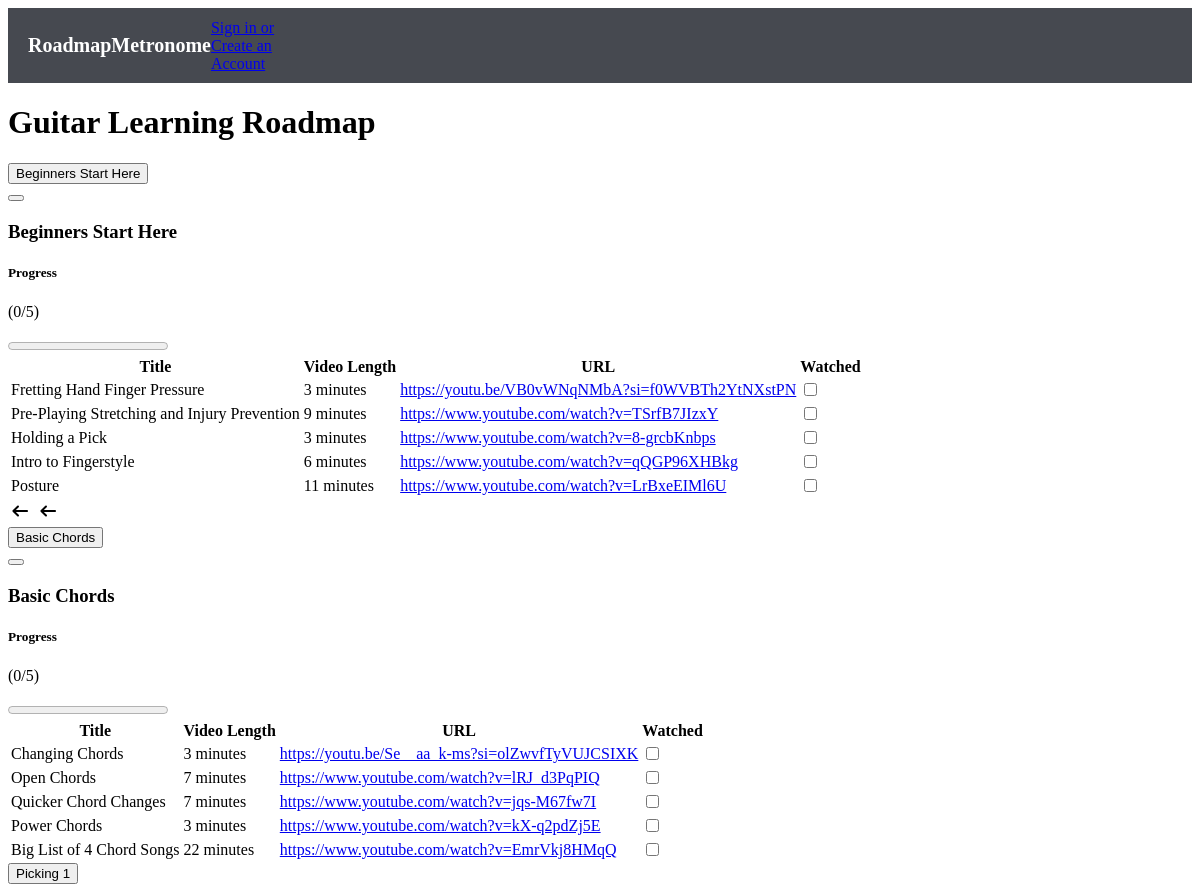
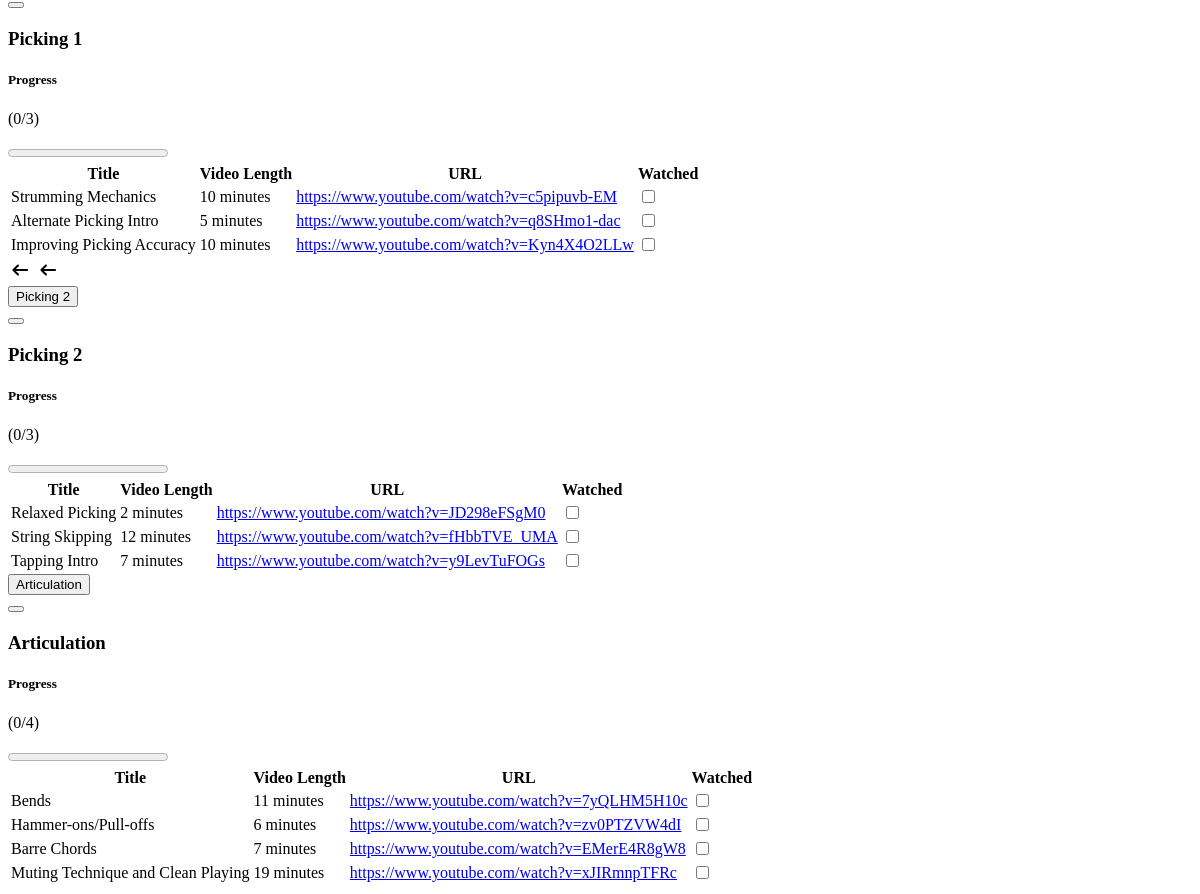
The page / on the database its author committed (2 pictures, top to bottom).
### app.py (models this page shows, shortened)
class RoadmapEntry(db.Model):
    external_title = db.Column(db.String(255))
    internal_title = db.Column(db.String(255))
    uploader = db.Column(db.String(255))
    length = db.Column(db.Integer)
    url = db.Column(db.String(255), primary_key=True)
    category = db.Column(db.String(20))
    ordering = db.Column(db.Integer)

### app.py (the view)
@app.route("/", methods=["POST", "GET"])
def index():
    def get_rows(cat):
        return RoadmapEntry.query.filter_by(category = cat).all()
    if request.method == "GET":
        bsh_modules = get_rows("bsh")
        bc_modules = get_rows("basic-chords")
        pck1_modules = get_rows("picking1")
        artc_modules = get_rows("artc")
        pck2_modules = get_rows("picking2")
        return render_template('index.html', bsh_modules = bsh_modules, num_bsh_modules = len(bsh_modules),
                                             bc_modules = bc_modules, num_bc_modules = len(bc_modules),
                                             pck1_modules = pck1_modules, num_pck1_modules = len(pck1_modules),
                                             artc_modules = artc_modules, num_artc_modules = len(artc_modules),
                                             pck2_modules = pck2_modules, num_pck2_modules = len(pck2_modules))

### templates/index.html (shortened to what this page needs)
{% extends 'base.html' %}
{% macro render_module(module_id, module_title, module_shorthand, tbl, tbl_len) %}
    <div id="{{ module_id }}" class="module-button-div">
        <button id="{{ module_id }}-button" class="module-button">{{ module_title }}</button>
    </div>
    <div id="{{ module_id }}-sidebar" class="module">
        <button class="exit-button"></button>
        <h3 class="module-header">{{ module_title }}</h3>
        <h5 class="module-progress-text">Progress</h5>
        <p class="progress-counter" id="{{ module_shorthand }}-completed-count">(0/{{ tbl_len }})</p>
        <progress class="progress-bar" id="{{ module_shorthand }}-progress" max="{{ tbl_len }}" value="0"></progress>
        <table>
            <th>Title</th>
            <th>Video Length</th>
            <th>URL</th>
            <th>Watched</th>
            {% for module in tbl %}
                <tr>
                    <td>{{module.internal_title}}</td>
                    <td>{{module.length}} minutes</td>
                    <td><a href="{{ module.url }}">{{ module.url }}</a></td>
                    <td><input type="checkbox" class="{{ module_shorthand }}-checkbox"></td>
                </tr>
            {% endfor %}
        </table>
    </div>
{% endmacro %}
{% block body %}
<div class="content roadmap-page">
    <h1>Guitar Learning Roadmap</h1>
    {{ render_module('beginners-start-here', 'Beginners Start Here', 'bsh', bsh_modules, num_bsh_modules) }}
    <div id="row1" class="module-row">
        {{ render_module('basic-chords', 'Basic Chords', 'bc', bc_modules, num_bc_modules) }}
        {{ render_module('picking-1', 'Picking 1', 'pck1', pck1_modules, num_pck1_modules) }}
    </div>
    <div id="row2" class="module-row">
         {{ render_module('picking-2', 'Picking 2', 'pck2', pck2_modules, num_pck2_modules) }}
         {{ render_module('artc', 'Articulation', 'artc', artc_modules, num_artc_modules) }}
    </div>
</div>
{% endblock %}

### templates/base.html (shortened to what this page needs)
<!DOCTYPE html>
<html lang="en">
<head>
    <link rel="stylesheet" href="{{url_for("static", filename="styles.css")}}" />
</head>
<body>
    <nav>
        <div class="nav-div">
            <a href="{{ url_for('index') }}" class="nav-button" id="roadmap-button">Roadmap</a>
            <a href="metronome.html" class="nav-button">Metronome</a>
            <a href="{{ url_for('signup') }}" class="signup-button">Sign in or Create an Account</a>
        </div>
    </nav>
    {% block body %}{% endblock %}
</body>
</html>

### static/styles.css (style rules this page uses)
nav { width: 100%; height: 75px; margin-top: 0px; background-color: #464950; }
nav .nav-div { width: 250px; height: 100%; display: -webkit-box; display: -ms-flexbox; display: flex; -webkit-box-align: center; -ms-flex-align: center; align-items: center; -webkit-box-orient: horizontal; -webkit-box-direction: normal; -ms-flex-direction: row; flex-direction: row; -webkit-box-pack: justify; -ms-flex-pack: justify; justify-content: space-between; padding-left: 20px; }
nav .nav-button { color: #fff; font-size: 20px; text-decoration: none; font-weight: bold; }

### rows shown on the page
RoadmapEntry: internal_title "Fretting Hand Finger Pressure", length "3", url "https://youtu.be/VB0vWNqNMbA?si=f0WVBTh2YtNXstPN"
RoadmapEntry: internal_title "Pre-Playing Stretching and Injury Prevention", length "9", url "https://www.youtube.com/watch?v=TSrfB7JIzxY"
RoadmapEntry: internal_title "Holding a Pick", length "3", url "https://www.youtube.com/watch?v=8-grcbKnbps"
RoadmapEntry: internal_title "Intro to Fingerstyle", length "6", url "https://www.youtube.com/watch?v=qQGP96XHBkg"
RoadmapEntry: internal_title "Posture", length "11", url "https://www.youtube.com/watch?v=LrBxeEIMl6U"
RoadmapEntry: internal_title "Changing Chords", length "3", url "https://youtu.be/Se__aa_k-ms?si=olZwvfTyVUJCSIXK"
RoadmapEntry: internal_title "Open Chords", length "7", url "https://www.youtube.com/watch?v=lRJ_d3PqPIQ"
RoadmapEntry: internal_title "Quicker Chord Changes", length "7", url "https://www.youtube.com/watch?v=jqs-M67fw7I"
RoadmapEntry: internal_title "Power Chords", length "3", url "https://www.youtube.com/watch?v=kX-q2pdZj5E"
RoadmapEntry: internal_title "Big List of 4 Chord Songs", length "22", url "https://www.youtube.com/watch?v=EmrVkj8HMqQ"
RoadmapEntry: internal_title "Strumming Mechanics", length "10", url "https://www.youtube.com/watch?v=c5pipuvb-EM"
RoadmapEntry: internal_title "Alternate Picking Intro", length "5", url "https://www.youtube.com/watch?v=q8SHmo1-dac"
RoadmapEntry: internal_title "Improving Picking Accuracy", length "10", url "https://www.youtube.com/watch?v=Kyn4X4O2LLw"
RoadmapEntry: internal_title "Relaxed Picking", length "2", url "https://www.youtube.com/watch?v=JD298eFSgM0"
RoadmapEntry: internal_title "String Skipping", length "12", url "https://www.youtube.com/watch?v=fHbbTVE_UMA"
RoadmapEntry: internal_title "Tapping Intro", length "7", url "https://www.youtube.com/watch?v=y9LevTuFOGs"
RoadmapEntry: internal_title "Bends", length "11", url "https://www.youtube.com/watch?v=7yQLHM5H10c"
RoadmapEntry: internal_title "Hammer-ons/Pull-offs", length "6", url "https://www.youtube.com/watch?v=zv0PTZVW4dI"
RoadmapEntry: internal_title "Barre Chords", length "7", url "https://www.youtube.com/watch?v=EMerE4R8gW8"
RoadmapEntry: internal_title "Muting Technique and Clean Playing", length "19", url "https://www.youtube.com/watch?v=xJIRmnpTFRc"

### other values the page prints
{{ module_title }} "Beginners Start Here Basic Chords Picking 1 Picking 2 Articulation"
{{ tbl_len }} "5 5 3 3 4"
